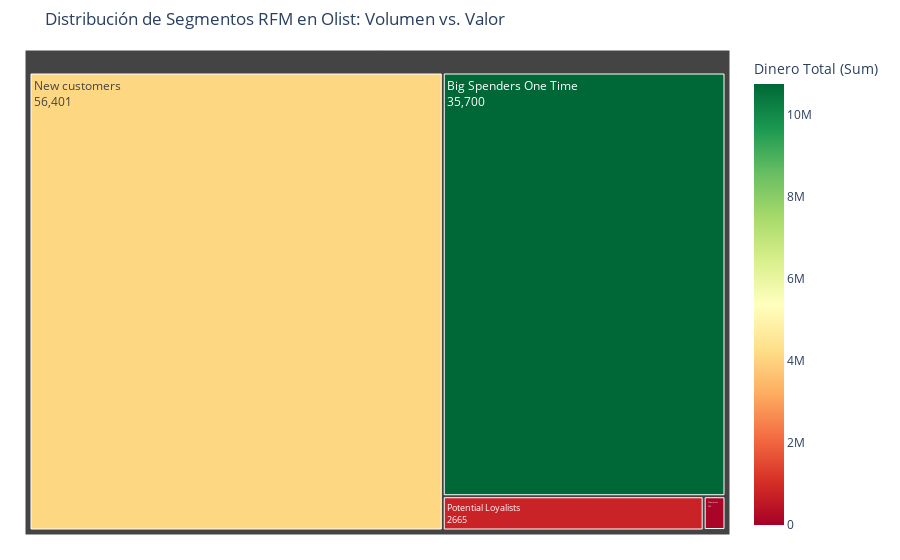

The notebook cell this image was saved under:
### Code cell
df_treemap = crfm.groupby('segment').agg({
    'customer_unique_id': 'count',
    'monetary': 'sum'
}).reset_index()


df_treemap.columns = ['Segmento', 'Cantidad de Clientes', 'Dinero Total (Sum)']


total_revenue = df_treemap['Dinero Total (Sum)'].sum()
df_treemap['% del Ingreso Total'] = (df_treemap['Dinero Total (Sum)'] / total_revenue * 100).round(2)

fig = px.treemap(df_treemap, 
                 path=['Segmento'], 
                 values='Cantidad de Clientes', 
                 color='Dinero Total (Sum)',    
                 color_continuous_scale='RdYlGn',
                 title='Distribución de Segmentos RFM en Olist: Volumen vs. Valor',
                 hover_data=['% del Ingreso Total', 'Dinero Total (Sum)'])


fig.update_traces(textinfo="label+value")
fig.update_layout(margin=dict(t=50, l=25, r=25, b=25))

fig.show()

### Figure 1 — Plotly figure (JSON) as saved in the notebook; plotly's stock layout.template omitted (floating-point values rounded to 4 significant figures)
{"data": [{"branchvalues": "total", "customdata": [["68.27", 10740000.0], ["0.74", 116800.0], ["0.0", 316], ["26.07", 4104000.0], ["4.91", 773400.0]], "domain": {"x": [0, 1], "y": [0, 1]}, "hovertemplate": "labels=%{label}<br>Cantidad de Clientes=%{value}<br>parent=%{parent}<br>id=%{id}<br>% del Ingreso Total=%{customdata[0]}<br>Dinero Total (Sum)=%{color}<extra></extra>", "ids": ["Big Spenders One Time", "Champions", "Loyal/Active", "New customers", "Potential Loyalists"], "labels": ["Big Spenders One Time", "Champions", "Loyal/Active", "New customers", "Potential Loyalists"], "marker": {"coloraxis": "coloraxis", "colors": [10740000.0, 116800.0, 316.0, 4104000.0, 773400.0]}, "name": "", "parents": ["", "", "", "", ""], "textinfo": "label+value", "type": "treemap", "values": [35700.0, 220.0, 3.0, 56400.0, 2665.0]}], "layout": {"coloraxis": {"colorbar": {"title": {"text": "Dinero Total (Sum)"}}, "colorscale": [[0, "rgb(165,0,38)"], [0.1, "rgb(215,48,39)"], [0.2, "rgb(244,109,67)"], [0.3, "rgb(253,174,97)"], [0.4, "rgb(254,224,139)"], [0.5, "rgb(255,255,191)"], [0.6, "rgb(217,239,139)"], [0.7, "rgb(166,217,106)"], [0.8, "rgb(102,189,99)"], [0.9, "rgb(26,152,80)"], [1, "rgb(0,104,55)"]]}, "legend": {"tracegroupgap": 0}, "margin": {"b": 25, "l": 25, "r": 25, "t": 50}, "title": {"text": "Distribución de Segmentos RFM en Olist: Volumen vs. Valor"}}}
